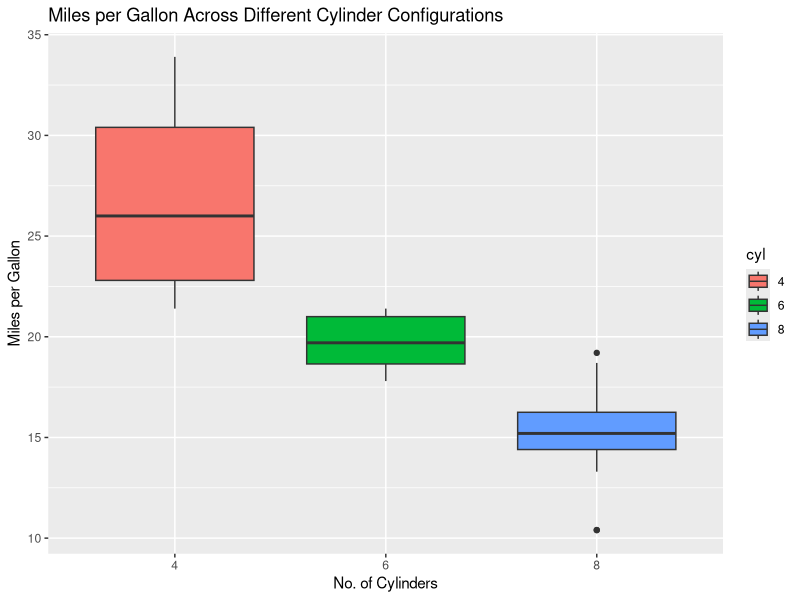

Recreate this plot in R.
# analysis.R - R Script File
#  
# Import data, perform exploratory data analysis

# Library imports
library(tidyverse)
library(ggplot2)
library(knitr)

# Import mtcars dataset
mtcars_raw <- mtcars 

# All columns are numeric (double) data types
glimpse(mtcars_raw)

# Summary statistics
summary(mtcars_raw)

# Convert the weight variable to actual values in lbs and rename the variable to be more descriptive
mtcars_proc <- mtcars_raw %>%
  mutate(wt = wt * 1000) %>% 
  rename(wt_lbs = wt)

# Change number-encoded categorical variables to factors
mtcars_proc$cyl <- as.factor(mtcars_proc$cyl)
mtcars_proc$gear <- as.factor(mtcars_proc$gear)
mtcars_proc$vs <- as.factor(mtcars_proc$vs)
mtcars_proc$carb <- as.factor(mtcars_proc$carb)

# Display the table in a human-readable format
kable(mtcars_proc)

# Create and display a box plot showing the mileage distribution for each engine cylinder configuration
mpg_cyl_boxplot <- ggplot(mtcars_proc, aes(x=cyl, y=mpg, fill=cyl)) +
  geom_boxplot() +
  labs(
    title = "Miles per Gallon Across Different Cylinder Configurations",
    x = "No. of Cylinders",
    y = "Miles per Gallon"
  )

mpg_cyl_boxplot

# To do - Additional data processing and visualizations

# Linear regression
lm = lm(formula = mpg ~ ., data = mtcars_proc)
summary(lm)


